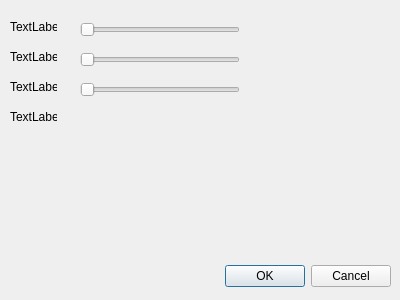
<?xml version="1.0" encoding="UTF-8"?>
<ui version="4.0">
 <class>OptionsDialog</class>
 <widget class="QDialog" name="OptionsDialog">
  <property name="geometry">
   <rect>
    <x>0</x>
    <y>0</y>
    <width>400</width>
    <height>300</height>
   </rect>
  </property>
  <property name="windowTitle">
   <string>Options</string>
  </property>
  <widget class="QDialogButtonBox" name="buttonBox">
   <property name="geometry">
    <rect>
     <x>50</x>
     <y>260</y>
     <width>341</width>
     <height>32</height>
    </rect>
   </property>
   <property name="orientation">
    <enum>Qt::Horizontal</enum>
   </property>
   <property name="standardButtons">
    <set>QDialogButtonBox::Cancel|QDialogButtonBox::Ok</set>
   </property>
  </widget>
  <widget class="QLabel" name="label">
   <property name="geometry">
    <rect>
     <x>10</x>
     <y>20</y>
     <width>47</width>
     <height>13</height>
    </rect>
   </property>
   <property name="text">
    <string>TextLabel</string>
   </property>
  </widget>
  <widget class="QLabel" name="label_2">
   <property name="geometry">
    <rect>
     <x>10</x>
     <y>50</y>
     <width>47</width>
     <height>13</height>
    </rect>
   </property>
   <property name="text">
    <string>TextLabel</string>
   </property>
  </widget>
  <widget class="QLabel" name="label_3">
   <property name="geometry">
    <rect>
     <x>10</x>
     <y>80</y>
     <width>47</width>
     <height>13</height>
    </rect>
   </property>
   <property name="text">
    <string>TextLabel</string>
   </property>
  </widget>
  <widget class="QLabel" name="label_4">
   <property name="geometry">
    <rect>
     <x>10</x>
     <y>110</y>
     <width>47</width>
     <height>13</height>
    </rect>
   </property>
   <property name="text">
    <string>TextLabel</string>
   </property>
  </widget>
  <widget class="QSlider" name="horizontalSlider">
   <property name="geometry">
    <rect>
     <x>80</x>
     <y>20</y>
     <width>160</width>
     <height>19</height>
    </rect>
   </property>
   <property name="orientation">
    <enum>Qt::Horizontal</enum>
   </property>
  </widget>
  <widget class="QSlider" name="horizontalSlider_2">
   <property name="geometry">
    <rect>
     <x>80</x>
     <y>50</y>
     <width>160</width>
     <height>19</height>
    </rect>
   </property>
   <property name="orientation">
    <enum>Qt::Horizontal</enum>
   </property>
  </widget>
  <widget class="QSlider" name="horizontalSlider_3">
   <property name="geometry">
    <rect>
     <x>80</x>
     <y>80</y>
     <width>160</width>
     <height>19</height>
    </rect>
   </property>
   <property name="orientation">
    <enum>Qt::Horizontal</enum>
   </property>
  </widget>
 </widget>
 <resources/>
 <connections>
  <connection>
   <sender>buttonBox</sender>
   <signal>accepted()</signal>
   <receiver>OptionsDialog</receiver>
   <slot>accept()</slot>
   <hints>
    <hint type="sourcelabel">
     <x>248</x>
     <y>254</y>
    </hint>
    <hint type="destinationlabel">
     <x>157</x>
     <y>274</y>
    </hint>
   </hints>
  </connection>
  <connection>
   <sender>buttonBox</sender>
   <signal>rejected()</signal>
   <receiver>OptionsDialog</receiver>
   <slot>reject()</slot>
   <hints>
    <hint type="sourcelabel">
     <x>316</x>
     <y>260</y>
    </hint>
    <hint type="destinationlabel">
     <x>286</x>
     <y>274</y>
    </hint>
   </hints>
  </connection>
 </connections>
</ui>
